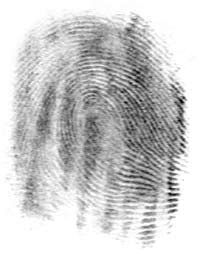
#> input picture imagens/fingerprint.jpg, 200 x 260 px, found by its file name
$ python Exercicio_6_3.py   (older library calls are emulated)
#> lines starting #> are read from the running program, lines starting #| are printed output that depends on the picture
# Utilize métodos de pré-processamento e segmentação de imagens
# para restaurar a imagem fingerprint.jpg.

import cv2
import numpy as np

img = cv2.imread("./imagens/fingerprint.jpg")
#> img is the input picture: shape (260, 200, 3); min 0, max 255, mean 203.9

# Converte para escala de cinza
imgGray = cv2.cvtColor(img, cv2.COLOR_BGR2GRAY)

# Equalização adaptativa para melhorar contraste local
clahe = cv2.createCLAHE(clipLimit=2.0, tileGridSize=(8, 8))
imgClahe = clahe.apply(imgGray)
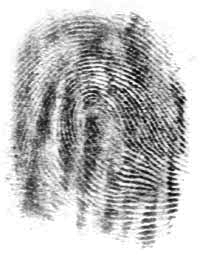
#> imgClahe: shape (260, 200); min 1, max 255, mean 189.9

#Equalização de histograma
imagem_eq = cv2.equalizeHist(imgClahe)
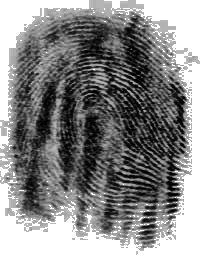
#> imagem_eq: shape (260, 200); min 0, max 255, mean 137.1

cv2.imshow("Equalizada", imagem_eq)

# Inverte e aplica threshold para melhor segmentação
imgProcessada = cv2.addWeighted(imgClahe, 0.8, imgClahe, 0.5, 0)
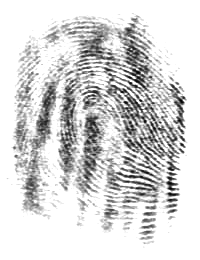
#> imgProcessada: shape (260, 200); min 1, max 255, mean 215.3

imgFiltrada = cv2.Laplacian(imgGray, cv2.CV_8U)
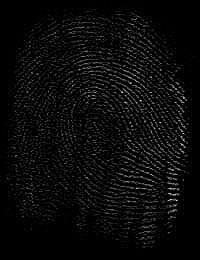
#> imgFiltrada: shape (260, 200); min 0, max 246, mean 10.1
imgFiltrada2 = cv2.Laplacian(imgProcessada, cv2.CV_8U)
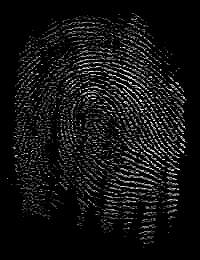
#> imgFiltrada2: shape (260, 200); min 0, max 255, mean 19

imgFinal = cv2.add(imgFiltrada, imgFiltrada2)
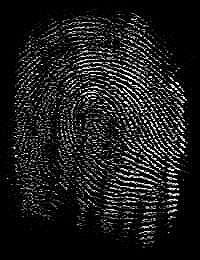
#> imgFinal: shape (260, 200); min 0, max 255, mean 28.2

cv2.imshow("Original", img)
cv2.imshow("Cinza CLAHE", imgClahe)
cv2.imshow("Processada", imgProcessada)
cv2.imshow("Contornada", imgFiltrada)
cv2.imshow("Soma", imgFinal)
cv2.waitKey(0)
cv2.destroyAllWindows
